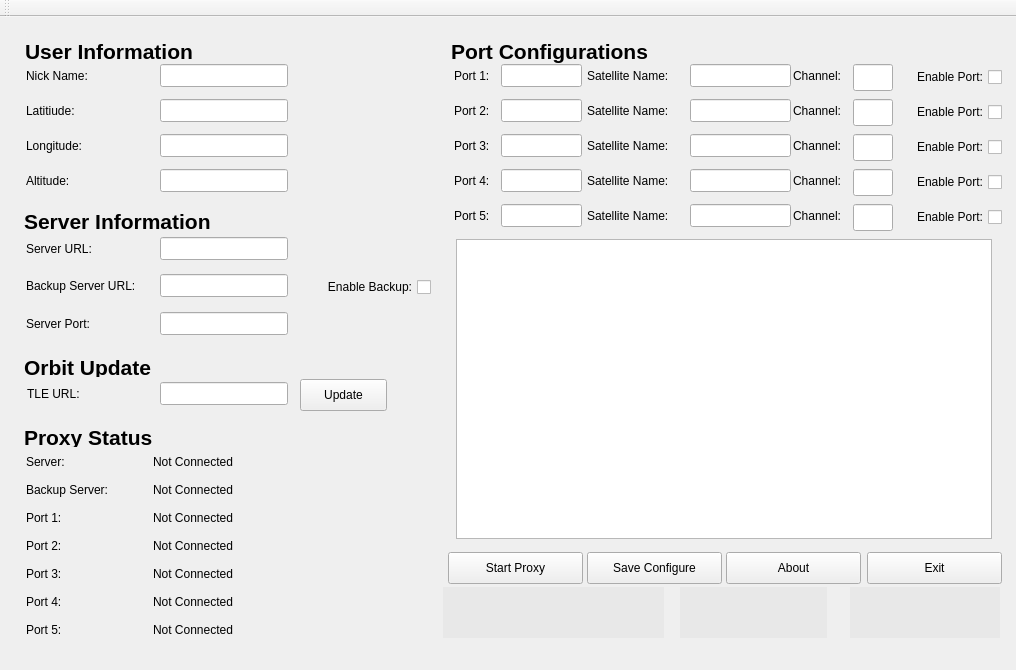
<?xml version="1.0" encoding="UTF-8"?>
<ui version="4.0">
 <class>MainWindow</class>
 <widget class="QMainWindow" name="MainWindow">
  <property name="geometry">
   <rect>
    <x>0</x>
    <y>0</y>
    <width>1016</width>
    <height>670</height>
   </rect>
  </property>
  <property name="minimumSize">
   <size>
    <width>1016</width>
    <height>670</height>
   </size>
  </property>
  <property name="maximumSize">
   <size>
    <width>1016</width>
    <height>670</height>
   </size>
  </property>
  <property name="windowTitle">
   <string>Mun Downlink Proxy</string>
  </property>
  <property name="autoFillBackground">
   <bool>false</bool>
  </property>
  <widget class="QWidget" name="centralWidget">
   <property name="enabled">
    <bool>true</bool>
   </property>
   <property name="maximumSize">
    <size>
     <width>1016</width>
     <height>644</height>
    </size>
   </property>
   <widget class="QLabel" name="user_info_label">
    <property name="geometry">
     <rect>
      <x>25</x>
      <y>20</y>
      <width>171</width>
      <height>28</height>
     </rect>
    </property>
    <property name="minimumSize">
     <size>
      <width>128</width>
      <height>16</height>
     </size>
    </property>
    <property name="maximumSize">
     <size>
      <width>200</width>
      <height>200</height>
     </size>
    </property>
    <property name="font">
     <font>
      <family>Helvetica</family>
      <pointsize>16</pointsize>
      <weight>75</weight>
      <bold>true</bold>
     </font>
    </property>
    <property name="text">
     <string>User Information</string>
    </property>
    <property name="alignment">
     <set>Qt::AlignLeading|Qt::AlignLeft|Qt::AlignVCenter</set>
    </property>
    <property name="wordWrap">
     <bool>false</bool>
    </property>
   </widget>
   <widget class="QLabel" name="name_label">
    <property name="geometry">
     <rect>
      <x>26</x>
      <y>50</y>
      <width>75</width>
      <height>17</height>
     </rect>
    </property>
    <property name="sizePolicy">
     <sizepolicy hsizetype="Fixed" vsizetype="Fixed">
      <horstretch>0</horstretch>
      <verstretch>0</verstretch>
     </sizepolicy>
    </property>
    <property name="minimumSize">
     <size>
      <width>70</width>
      <height>16</height>
     </size>
    </property>
    <property name="maximumSize">
     <size>
      <width>200</width>
      <height>200</height>
     </size>
    </property>
    <property name="text">
     <string>Nick Name:</string>
    </property>
    <property name="alignment">
     <set>Qt::AlignLeading|Qt::AlignLeft|Qt::AlignVCenter</set>
    </property>
   </widget>
   <widget class="QLabel" name="lat_label">
    <property name="geometry">
     <rect>
      <x>26</x>
      <y>85</y>
      <width>64</width>
      <height>17</height>
     </rect>
    </property>
    <property name="sizePolicy">
     <sizepolicy hsizetype="Fixed" vsizetype="Fixed">
      <horstretch>0</horstretch>
      <verstretch>0</verstretch>
     </sizepolicy>
    </property>
    <property name="minimumSize">
     <size>
      <width>57</width>
      <height>16</height>
     </size>
    </property>
    <property name="maximumSize">
     <size>
      <width>200</width>
      <height>200</height>
     </size>
    </property>
    <property name="text">
     <string>Latitiude:</string>
    </property>
   </widget>
   <widget class="QLabel" name="long_label">
    <property name="geometry">
     <rect>
      <x>26</x>
      <y>120</y>
      <width>72</width>
      <height>17</height>
     </rect>
    </property>
    <property name="sizePolicy">
     <sizepolicy hsizetype="Fixed" vsizetype="Fixed">
      <horstretch>0</horstretch>
      <verstretch>0</verstretch>
     </sizepolicy>
    </property>
    <property name="minimumSize">
     <size>
      <width>65</width>
      <height>16</height>
     </size>
    </property>
    <property name="maximumSize">
     <size>
      <width>200</width>
      <height>200</height>
     </size>
    </property>
    <property name="text">
     <string>Longitude:</string>
    </property>
   </widget>
   <widget class="QLabel" name="alt_label">
    <property name="geometry">
     <rect>
      <x>26</x>
      <y>155</y>
      <width>59</width>
      <height>17</height>
     </rect>
    </property>
    <property name="sizePolicy">
     <sizepolicy hsizetype="Fixed" vsizetype="Fixed">
      <horstretch>0</horstretch>
      <verstretch>0</verstretch>
     </sizepolicy>
    </property>
    <property name="minimumSize">
     <size>
      <width>51</width>
      <height>16</height>
     </size>
    </property>
    <property name="maximumSize">
     <size>
      <width>200</width>
      <height>200</height>
     </size>
    </property>
    <property name="text">
     <string>Altitude:</string>
    </property>
   </widget>
   <widget class="QLabel" name="server_info_label">
    <property name="geometry">
     <rect>
      <x>24</x>
      <y>190</y>
      <width>190</width>
      <height>28</height>
     </rect>
    </property>
    <property name="maximumSize">
     <size>
      <width>200</width>
      <height>200</height>
     </size>
    </property>
    <property name="font">
     <font>
      <family>Helvetica</family>
      <pointsize>16</pointsize>
      <weight>75</weight>
      <bold>true</bold>
     </font>
    </property>
    <property name="text">
     <string>Server Information</string>
    </property>
    <property name="alignment">
     <set>Qt::AlignLeading|Qt::AlignLeft|Qt::AlignVCenter</set>
    </property>
    <property name="wordWrap">
     <bool>false</bool>
    </property>
   </widget>
   <widget class="QLabel" name="server_url_label">
    <property name="geometry">
     <rect>
      <x>26</x>
      <y>223</y>
      <width>77</width>
      <height>17</height>
     </rect>
    </property>
    <property name="minimumSize">
     <size>
      <width>73</width>
      <height>16</height>
     </size>
    </property>
    <property name="maximumSize">
     <size>
      <width>200</width>
      <height>200</height>
     </size>
    </property>
    <property name="text">
     <string>Server URL:</string>
    </property>
   </widget>
   <widget class="QLabel" name="backup_server_url_label">
    <property name="geometry">
     <rect>
      <x>26</x>
      <y>260</y>
      <width>129</width>
      <height>17</height>
     </rect>
    </property>
    <property name="minimumSize">
     <size>
      <width>121</width>
      <height>16</height>
     </size>
    </property>
    <property name="maximumSize">
     <size>
      <width>200</width>
      <height>200</height>
     </size>
    </property>
    <property name="text">
     <string>Backup Server URL:</string>
    </property>
   </widget>
   <widget class="QCheckBox" name="backup_enabled">
    <property name="geometry">
     <rect>
      <x>300</x>
      <y>259</y>
      <width>131</width>
      <height>22</height>
     </rect>
    </property>
    <property name="minimumSize">
     <size>
      <width>119</width>
      <height>20</height>
     </size>
    </property>
    <property name="maximumSize">
     <size>
      <width>200</width>
      <height>200</height>
     </size>
    </property>
    <property name="layoutDirection">
     <enum>Qt::RightToLeft</enum>
    </property>
    <property name="autoFillBackground">
     <bool>false</bool>
    </property>
    <property name="text">
     <string>Enable Backup:</string>
    </property>
    <property name="autoRepeatInterval">
     <number>100</number>
    </property>
    <property name="tristate">
     <bool>false</bool>
    </property>
   </widget>
   <widget class="QLabel" name="server_port_label">
    <property name="geometry">
     <rect>
      <x>26</x>
      <y>298</y>
      <width>79</width>
      <height>17</height>
     </rect>
    </property>
    <property name="minimumSize">
     <size>
      <width>73</width>
      <height>16</height>
     </size>
    </property>
    <property name="maximumSize">
     <size>
      <width>200</width>
      <height>200</height>
     </size>
    </property>
    <property name="text">
     <string>Server Port:</string>
    </property>
   </widget>
   <widget class="QLabel" name="proxy_status_label">
    <property name="geometry">
     <rect>
      <x>24</x>
      <y>410</y>
      <width>132</width>
      <height>20</height>
     </rect>
    </property>
    <property name="maximumSize">
     <size>
      <width>200</width>
      <height>200</height>
     </size>
    </property>
    <property name="font">
     <font>
      <family>Helvetica</family>
      <pointsize>16</pointsize>
      <weight>75</weight>
      <bold>true</bold>
     </font>
    </property>
    <property name="text">
     <string>Proxy Status</string>
    </property>
    <property name="alignment">
     <set>Qt::AlignLeading|Qt::AlignLeft|Qt::AlignVCenter</set>
    </property>
    <property name="wordWrap">
     <bool>false</bool>
    </property>
   </widget>
   <widget class="QLabel" name="server_label">
    <property name="geometry">
     <rect>
      <x>26</x>
      <y>436</y>
      <width>47</width>
      <height>17</height>
     </rect>
    </property>
    <property name="maximumSize">
     <size>
      <width>200</width>
      <height>200</height>
     </size>
    </property>
    <property name="text">
     <string>Server:</string>
    </property>
   </widget>
   <widget class="QLabel" name="server_status">
    <property name="geometry">
     <rect>
      <x>153</x>
      <y>436</y>
      <width>101</width>
      <height>17</height>
     </rect>
    </property>
    <property name="maximumSize">
     <size>
      <width>200</width>
      <height>200</height>
     </size>
    </property>
    <property name="text">
     <string>Not Connected</string>
    </property>
   </widget>
   <widget class="QLabel" name="backup_server_label">
    <property name="geometry">
     <rect>
      <x>26</x>
      <y>464</y>
      <width>99</width>
      <height>17</height>
     </rect>
    </property>
    <property name="maximumSize">
     <size>
      <width>200</width>
      <height>200</height>
     </size>
    </property>
    <property name="text">
     <string>Backup Server:</string>
    </property>
   </widget>
   <widget class="QLabel" name="backup_server_status">
    <property name="geometry">
     <rect>
      <x>153</x>
      <y>464</y>
      <width>101</width>
      <height>17</height>
     </rect>
    </property>
    <property name="maximumSize">
     <size>
      <width>200</width>
      <height>200</height>
     </size>
    </property>
    <property name="text">
     <string>Not Connected</string>
    </property>
   </widget>
   <widget class="QLabel" name="port1_label">
    <property name="geometry">
     <rect>
      <x>26</x>
      <y>492</y>
      <width>45</width>
      <height>17</height>
     </rect>
    </property>
    <property name="maximumSize">
     <size>
      <width>200</width>
      <height>200</height>
     </size>
    </property>
    <property name="text">
     <string>Port 1:</string>
    </property>
   </widget>
   <widget class="QLabel" name="port1_status">
    <property name="geometry">
     <rect>
      <x>153</x>
      <y>492</y>
      <width>101</width>
      <height>17</height>
     </rect>
    </property>
    <property name="maximumSize">
     <size>
      <width>200</width>
      <height>200</height>
     </size>
    </property>
    <property name="text">
     <string>Not Connected</string>
    </property>
   </widget>
   <widget class="QLabel" name="port2_status">
    <property name="geometry">
     <rect>
      <x>153</x>
      <y>520</y>
      <width>101</width>
      <height>17</height>
     </rect>
    </property>
    <property name="maximumSize">
     <size>
      <width>200</width>
      <height>200</height>
     </size>
    </property>
    <property name="text">
     <string>Not Connected</string>
    </property>
   </widget>
   <widget class="QLabel" name="port2_label">
    <property name="geometry">
     <rect>
      <x>26</x>
      <y>520</y>
      <width>45</width>
      <height>17</height>
     </rect>
    </property>
    <property name="maximumSize">
     <size>
      <width>200</width>
      <height>200</height>
     </size>
    </property>
    <property name="text">
     <string>Port 2:</string>
    </property>
   </widget>
   <widget class="QLabel" name="port3_label">
    <property name="geometry">
     <rect>
      <x>26</x>
      <y>548</y>
      <width>45</width>
      <height>17</height>
     </rect>
    </property>
    <property name="maximumSize">
     <size>
      <width>200</width>
      <height>200</height>
     </size>
    </property>
    <property name="text">
     <string>Port 3:</string>
    </property>
   </widget>
   <widget class="QLabel" name="port3_status">
    <property name="geometry">
     <rect>
      <x>153</x>
      <y>548</y>
      <width>101</width>
      <height>17</height>
     </rect>
    </property>
    <property name="maximumSize">
     <size>
      <width>200</width>
      <height>200</height>
     </size>
    </property>
    <property name="text">
     <string>Not Connected</string>
    </property>
   </widget>
   <widget class="QLabel" name="port4_status">
    <property name="geometry">
     <rect>
      <x>153</x>
      <y>576</y>
      <width>101</width>
      <height>17</height>
     </rect>
    </property>
    <property name="maximumSize">
     <size>
      <width>200</width>
      <height>200</height>
     </size>
    </property>
    <property name="text">
     <string>Not Connected</string>
    </property>
   </widget>
   <widget class="QLabel" name="port4_label">
    <property name="geometry">
     <rect>
      <x>26</x>
      <y>576</y>
      <width>45</width>
      <height>17</height>
     </rect>
    </property>
    <property name="maximumSize">
     <size>
      <width>200</width>
      <height>200</height>
     </size>
    </property>
    <property name="text">
     <string>Port 4:</string>
    </property>
   </widget>
   <widget class="QLabel" name="port5_label">
    <property name="geometry">
     <rect>
      <x>26</x>
      <y>604</y>
      <width>45</width>
      <height>17</height>
     </rect>
    </property>
    <property name="maximumSize">
     <size>
      <width>200</width>
      <height>200</height>
     </size>
    </property>
    <property name="text">
     <string>Port 5:</string>
    </property>
   </widget>
   <widget class="QLabel" name="port5_status">
    <property name="geometry">
     <rect>
      <x>153</x>
      <y>604</y>
      <width>101</width>
      <height>17</height>
     </rect>
    </property>
    <property name="maximumSize">
     <size>
      <width>200</width>
      <height>200</height>
     </size>
    </property>
    <property name="text">
     <string>Not Connected</string>
    </property>
   </widget>
   <widget class="QLabel" name="orbit_label">
    <property name="geometry">
     <rect>
      <x>24</x>
      <y>340</y>
      <width>131</width>
      <height>20</height>
     </rect>
    </property>
    <property name="sizePolicy">
     <sizepolicy hsizetype="Preferred" vsizetype="Preferred">
      <horstretch>97</horstretch>
      <verstretch>16</verstretch>
     </sizepolicy>
    </property>
    <property name="minimumSize">
     <size>
      <width>97</width>
      <height>16</height>
     </size>
    </property>
    <property name="maximumSize">
     <size>
      <width>200</width>
      <height>200</height>
     </size>
    </property>
    <property name="font">
     <font>
      <family>Helvetica</family>
      <pointsize>16</pointsize>
      <weight>75</weight>
      <bold>true</bold>
     </font>
    </property>
    <property name="text">
     <string>Orbit Update</string>
    </property>
    <property name="alignment">
     <set>Qt::AlignLeading|Qt::AlignLeft|Qt::AlignVCenter</set>
    </property>
    <property name="wordWrap">
     <bool>false</bool>
    </property>
   </widget>
   <widget class="QLabel" name="tle_url_label">
    <property name="geometry">
     <rect>
      <x>27</x>
      <y>368</y>
      <width>59</width>
      <height>17</height>
     </rect>
    </property>
    <property name="sizePolicy">
     <sizepolicy hsizetype="Expanding" vsizetype="Expanding">
      <horstretch>0</horstretch>
      <verstretch>0</verstretch>
     </sizepolicy>
    </property>
    <property name="minimumSize">
     <size>
      <width>0</width>
      <height>0</height>
     </size>
    </property>
    <property name="maximumSize">
     <size>
      <width>200</width>
      <height>200</height>
     </size>
    </property>
    <property name="text">
     <string>TLE URL:</string>
    </property>
   </widget>
   <widget class="QPushButton" name="update_button">
    <property name="geometry">
     <rect>
      <x>300</x>
      <y>362</y>
      <width>87</width>
      <height>32</height>
     </rect>
    </property>
    <property name="sizePolicy">
     <sizepolicy hsizetype="Expanding" vsizetype="Expanding">
      <horstretch>0</horstretch>
      <verstretch>0</verstretch>
     </sizepolicy>
    </property>
    <property name="minimumSize">
     <size>
      <width>87</width>
      <height>32</height>
     </size>
    </property>
    <property name="maximumSize">
     <size>
      <width>87</width>
      <height>32</height>
     </size>
    </property>
    <property name="text">
     <string>Update</string>
    </property>
   </widget>
   <widget class="QLabel" name="port_config_label">
    <property name="geometry">
     <rect>
      <x>451</x>
      <y>20</y>
      <width>200</width>
      <height>28</height>
     </rect>
    </property>
    <property name="maximumSize">
     <size>
      <width>200</width>
      <height>200</height>
     </size>
    </property>
    <property name="font">
     <font>
      <family>Helvetica</family>
      <pointsize>16</pointsize>
      <weight>75</weight>
      <bold>true</bold>
     </font>
    </property>
    <property name="text">
     <string>Port Configurations</string>
    </property>
    <property name="alignment">
     <set>Qt::AlignLeading|Qt::AlignLeft|Qt::AlignVCenter</set>
    </property>
    <property name="wordWrap">
     <bool>false</bool>
    </property>
   </widget>
   <widget class="QTextEdit" name="log_text">
    <property name="geometry">
     <rect>
      <x>456</x>
      <y>222</y>
      <width>536</width>
      <height>300</height>
     </rect>
    </property>
    <property name="minimumSize">
     <size>
      <width>536</width>
      <height>300</height>
     </size>
    </property>
    <property name="maximumSize">
     <size>
      <width>536</width>
      <height>300</height>
     </size>
    </property>
    <property name="readOnly">
     <bool>true</bool>
    </property>
   </widget>
   <widget class="QLabel" name="port1_label_2">
    <property name="geometry">
     <rect>
      <x>454</x>
      <y>50</y>
      <width>45</width>
      <height>17</height>
     </rect>
    </property>
    <property name="maximumSize">
     <size>
      <width>200</width>
      <height>200</height>
     </size>
    </property>
    <property name="text">
     <string>Port 1:</string>
    </property>
   </widget>
   <widget class="QLabel" name="sat1_name_label">
    <property name="geometry">
     <rect>
      <x>587</x>
      <y>50</y>
      <width>102</width>
      <height>17</height>
     </rect>
    </property>
    <property name="maximumSize">
     <size>
      <width>223</width>
      <height>200</height>
     </size>
    </property>
    <property name="text">
     <string>Satellite Name:</string>
    </property>
   </widget>
   <widget class="QCheckBox" name="port1_enabled">
    <property name="geometry">
     <rect>
      <x>890</x>
      <y>49</y>
      <width>112</width>
      <height>22</height>
     </rect>
    </property>
    <property name="maximumSize">
     <size>
      <width>200</width>
      <height>200</height>
     </size>
    </property>
    <property name="layoutDirection">
     <enum>Qt::RightToLeft</enum>
    </property>
    <property name="text">
     <string>Enable Port:</string>
    </property>
   </widget>
   <widget class="QLabel" name="port2_label_2">
    <property name="geometry">
     <rect>
      <x>454</x>
      <y>85</y>
      <width>45</width>
      <height>17</height>
     </rect>
    </property>
    <property name="maximumSize">
     <size>
      <width>200</width>
      <height>200</height>
     </size>
    </property>
    <property name="text">
     <string>Port 2:</string>
    </property>
   </widget>
   <widget class="QLabel" name="sat2_name_label">
    <property name="geometry">
     <rect>
      <x>587</x>
      <y>85</y>
      <width>102</width>
      <height>17</height>
     </rect>
    </property>
    <property name="maximumSize">
     <size>
      <width>200</width>
      <height>200</height>
     </size>
    </property>
    <property name="text">
     <string>Satellite Name:</string>
    </property>
   </widget>
   <widget class="QCheckBox" name="port2_enabled">
    <property name="geometry">
     <rect>
      <x>890</x>
      <y>84</y>
      <width>112</width>
      <height>22</height>
     </rect>
    </property>
    <property name="maximumSize">
     <size>
      <width>200</width>
      <height>200</height>
     </size>
    </property>
    <property name="layoutDirection">
     <enum>Qt::RightToLeft</enum>
    </property>
    <property name="text">
     <string>Enable Port:</string>
    </property>
   </widget>
   <widget class="QLabel" name="port3_label_2">
    <property name="geometry">
     <rect>
      <x>454</x>
      <y>120</y>
      <width>45</width>
      <height>17</height>
     </rect>
    </property>
    <property name="maximumSize">
     <size>
      <width>200</width>
      <height>200</height>
     </size>
    </property>
    <property name="text">
     <string>Port 3:</string>
    </property>
   </widget>
   <widget class="QLabel" name="sat3_name_label">
    <property name="geometry">
     <rect>
      <x>587</x>
      <y>120</y>
      <width>102</width>
      <height>17</height>
     </rect>
    </property>
    <property name="maximumSize">
     <size>
      <width>200</width>
      <height>200</height>
     </size>
    </property>
    <property name="text">
     <string>Satellite Name:</string>
    </property>
   </widget>
   <widget class="QCheckBox" name="port3_enabled">
    <property name="geometry">
     <rect>
      <x>890</x>
      <y>119</y>
      <width>112</width>
      <height>22</height>
     </rect>
    </property>
    <property name="maximumSize">
     <size>
      <width>200</width>
      <height>200</height>
     </size>
    </property>
    <property name="layoutDirection">
     <enum>Qt::RightToLeft</enum>
    </property>
    <property name="text">
     <string>Enable Port:</string>
    </property>
   </widget>
   <widget class="QLabel" name="port4_label_2">
    <property name="geometry">
     <rect>
      <x>454</x>
      <y>155</y>
      <width>45</width>
      <height>17</height>
     </rect>
    </property>
    <property name="maximumSize">
     <size>
      <width>200</width>
      <height>200</height>
     </size>
    </property>
    <property name="text">
     <string>Port 4:</string>
    </property>
   </widget>
   <widget class="QLabel" name="sat4_name_label">
    <property name="geometry">
     <rect>
      <x>587</x>
      <y>155</y>
      <width>102</width>
      <height>17</height>
     </rect>
    </property>
    <property name="maximumSize">
     <size>
      <width>200</width>
      <height>200</height>
     </size>
    </property>
    <property name="text">
     <string>Satellite Name:</string>
    </property>
   </widget>
   <widget class="QCheckBox" name="port4_enabled">
    <property name="geometry">
     <rect>
      <x>890</x>
      <y>154</y>
      <width>112</width>
      <height>22</height>
     </rect>
    </property>
    <property name="maximumSize">
     <size>
      <width>200</width>
      <height>200</height>
     </size>
    </property>
    <property name="layoutDirection">
     <enum>Qt::RightToLeft</enum>
    </property>
    <property name="text">
     <string>Enable Port:</string>
    </property>
   </widget>
   <widget class="QLabel" name="port5_label_2">
    <property name="geometry">
     <rect>
      <x>454</x>
      <y>190</y>
      <width>45</width>
      <height>17</height>
     </rect>
    </property>
    <property name="maximumSize">
     <size>
      <width>200</width>
      <height>200</height>
     </size>
    </property>
    <property name="text">
     <string>Port 5:</string>
    </property>
   </widget>
   <widget class="QLabel" name="sat5_name_label">
    <property name="geometry">
     <rect>
      <x>587</x>
      <y>190</y>
      <width>102</width>
      <height>17</height>
     </rect>
    </property>
    <property name="maximumSize">
     <size>
      <width>200</width>
      <height>200</height>
     </size>
    </property>
    <property name="text">
     <string>Satellite Name:</string>
    </property>
   </widget>
   <widget class="QCheckBox" name="port5_enabled">
    <property name="geometry">
     <rect>
      <x>890</x>
      <y>189</y>
      <width>112</width>
      <height>22</height>
     </rect>
    </property>
    <property name="maximumSize">
     <size>
      <width>200</width>
      <height>200</height>
     </size>
    </property>
    <property name="layoutDirection">
     <enum>Qt::RightToLeft</enum>
    </property>
    <property name="text">
     <string>Enable Port:</string>
    </property>
   </widget>
   <widget class="QPushButton" name="save_config_button">
    <property name="geometry">
     <rect>
      <x>587</x>
      <y>535</y>
      <width>135</width>
      <height>32</height>
     </rect>
    </property>
    <property name="sizePolicy">
     <sizepolicy hsizetype="Expanding" vsizetype="Expanding">
      <horstretch>0</horstretch>
      <verstretch>0</verstretch>
     </sizepolicy>
    </property>
    <property name="minimumSize">
     <size>
      <width>135</width>
      <height>32</height>
     </size>
    </property>
    <property name="maximumSize">
     <size>
      <width>135</width>
      <height>32</height>
     </size>
    </property>
    <property name="text">
     <string>Save Configure</string>
    </property>
   </widget>
   <widget class="QPushButton" name="start_proxy_button">
    <property name="geometry">
     <rect>
      <x>448</x>
      <y>535</y>
      <width>135</width>
      <height>32</height>
     </rect>
    </property>
    <property name="sizePolicy">
     <sizepolicy hsizetype="Expanding" vsizetype="Expanding">
      <horstretch>0</horstretch>
      <verstretch>0</verstretch>
     </sizepolicy>
    </property>
    <property name="minimumSize">
     <size>
      <width>135</width>
      <height>32</height>
     </size>
    </property>
    <property name="maximumSize">
     <size>
      <width>135</width>
      <height>32</height>
     </size>
    </property>
    <property name="text">
     <string>Start Proxy</string>
    </property>
   </widget>
   <widget class="QPushButton" name="exit_button">
    <property name="geometry">
     <rect>
      <x>867</x>
      <y>535</y>
      <width>135</width>
      <height>32</height>
     </rect>
    </property>
    <property name="sizePolicy">
     <sizepolicy hsizetype="Expanding" vsizetype="Expanding">
      <horstretch>0</horstretch>
      <verstretch>0</verstretch>
     </sizepolicy>
    </property>
    <property name="minimumSize">
     <size>
      <width>135</width>
      <height>32</height>
     </size>
    </property>
    <property name="maximumSize">
     <size>
      <width>135</width>
      <height>32</height>
     </size>
    </property>
    <property name="text">
     <string>Exit</string>
    </property>
   </widget>
   <widget class="QLineEdit" name="name_text">
    <property name="geometry">
     <rect>
      <x>160</x>
      <y>47</y>
      <width>128</width>
      <height>23</height>
     </rect>
    </property>
    <property name="minimumSize">
     <size>
      <width>128</width>
      <height>23</height>
     </size>
    </property>
    <property name="maximumSize">
     <size>
      <width>128</width>
      <height>23</height>
     </size>
    </property>
    <property name="maxLength">
     <number>15</number>
    </property>
   </widget>
   <widget class="QLineEdit" name="lat_text">
    <property name="geometry">
     <rect>
      <x>160</x>
      <y>82</y>
      <width>128</width>
      <height>23</height>
     </rect>
    </property>
    <property name="minimumSize">
     <size>
      <width>128</width>
      <height>23</height>
     </size>
    </property>
    <property name="maximumSize">
     <size>
      <width>128</width>
      <height>23</height>
     </size>
    </property>
    <property name="maxLength">
     <number>15</number>
    </property>
    <property name="echoMode">
     <enum>QLineEdit::Normal</enum>
    </property>
   </widget>
   <widget class="QLineEdit" name="long_text">
    <property name="geometry">
     <rect>
      <x>160</x>
      <y>117</y>
      <width>128</width>
      <height>23</height>
     </rect>
    </property>
    <property name="minimumSize">
     <size>
      <width>128</width>
      <height>23</height>
     </size>
    </property>
    <property name="maximumSize">
     <size>
      <width>128</width>
      <height>23</height>
     </size>
    </property>
    <property name="maxLength">
     <number>15</number>
    </property>
   </widget>
   <widget class="QLineEdit" name="alt_text">
    <property name="geometry">
     <rect>
      <x>160</x>
      <y>152</y>
      <width>128</width>
      <height>23</height>
     </rect>
    </property>
    <property name="minimumSize">
     <size>
      <width>128</width>
      <height>23</height>
     </size>
    </property>
    <property name="maximumSize">
     <size>
      <width>128</width>
      <height>23</height>
     </size>
    </property>
    <property name="maxLength">
     <number>15</number>
    </property>
   </widget>
   <widget class="QLineEdit" name="server_url_text">
    <property name="geometry">
     <rect>
      <x>160</x>
      <y>220</y>
      <width>128</width>
      <height>23</height>
     </rect>
    </property>
    <property name="minimumSize">
     <size>
      <width>128</width>
      <height>23</height>
     </size>
    </property>
    <property name="maximumSize">
     <size>
      <width>128</width>
      <height>23</height>
     </size>
    </property>
    <property name="maxLength">
     <number>128</number>
    </property>
   </widget>
   <widget class="QLineEdit" name="backup_server_url_text">
    <property name="geometry">
     <rect>
      <x>160</x>
      <y>257</y>
      <width>128</width>
      <height>23</height>
     </rect>
    </property>
    <property name="minimumSize">
     <size>
      <width>128</width>
      <height>23</height>
     </size>
    </property>
    <property name="maximumSize">
     <size>
      <width>128</width>
      <height>23</height>
     </size>
    </property>
    <property name="maxLength">
     <number>128</number>
    </property>
   </widget>
   <widget class="QLineEdit" name="server_port_text">
    <property name="geometry">
     <rect>
      <x>160</x>
      <y>295</y>
      <width>128</width>
      <height>23</height>
     </rect>
    </property>
    <property name="minimumSize">
     <size>
      <width>128</width>
      <height>23</height>
     </size>
    </property>
    <property name="maximumSize">
     <size>
      <width>128</width>
      <height>23</height>
     </size>
    </property>
    <property name="maxLength">
     <number>15</number>
    </property>
   </widget>
   <widget class="QLineEdit" name="tle_url_text">
    <property name="geometry">
     <rect>
      <x>160</x>
      <y>365</y>
      <width>128</width>
      <height>23</height>
     </rect>
    </property>
    <property name="minimumSize">
     <size>
      <width>128</width>
      <height>23</height>
     </size>
    </property>
    <property name="maximumSize">
     <size>
      <width>128</width>
      <height>23</height>
     </size>
    </property>
    <property name="maxLength">
     <number>128</number>
    </property>
   </widget>
   <widget class="QLineEdit" name="port1_text">
    <property name="geometry">
     <rect>
      <x>501</x>
      <y>47</y>
      <width>81</width>
      <height>23</height>
     </rect>
    </property>
    <property name="maximumSize">
     <size>
      <width>81</width>
      <height>23</height>
     </size>
    </property>
    <property name="maxLength">
     <number>15</number>
    </property>
   </widget>
   <widget class="QLineEdit" name="sat1_name_text">
    <property name="geometry">
     <rect>
      <x>690</x>
      <y>47</y>
      <width>101</width>
      <height>23</height>
     </rect>
    </property>
    <property name="maximumSize">
     <size>
      <width>101</width>
      <height>23</height>
     </size>
    </property>
    <property name="maxLength">
     <number>15</number>
    </property>
   </widget>
   <widget class="QLineEdit" name="port2_text">
    <property name="geometry">
     <rect>
      <x>501</x>
      <y>82</y>
      <width>81</width>
      <height>23</height>
     </rect>
    </property>
    <property name="maximumSize">
     <size>
      <width>81</width>
      <height>23</height>
     </size>
    </property>
    <property name="maxLength">
     <number>15</number>
    </property>
   </widget>
   <widget class="QLineEdit" name="sat2_name_text">
    <property name="geometry">
     <rect>
      <x>690</x>
      <y>82</y>
      <width>101</width>
      <height>23</height>
     </rect>
    </property>
    <property name="maximumSize">
     <size>
      <width>101</width>
      <height>23</height>
     </size>
    </property>
    <property name="maxLength">
     <number>15</number>
    </property>
   </widget>
   <widget class="QLineEdit" name="port3_text">
    <property name="geometry">
     <rect>
      <x>501</x>
      <y>117</y>
      <width>81</width>
      <height>23</height>
     </rect>
    </property>
    <property name="maximumSize">
     <size>
      <width>81</width>
      <height>23</height>
     </size>
    </property>
    <property name="maxLength">
     <number>15</number>
    </property>
   </widget>
   <widget class="QLineEdit" name="sat3_name_text">
    <property name="geometry">
     <rect>
      <x>690</x>
      <y>117</y>
      <width>101</width>
      <height>23</height>
     </rect>
    </property>
    <property name="maximumSize">
     <size>
      <width>101</width>
      <height>23</height>
     </size>
    </property>
    <property name="maxLength">
     <number>15</number>
    </property>
   </widget>
   <widget class="QLineEdit" name="port4_text">
    <property name="geometry">
     <rect>
      <x>501</x>
      <y>152</y>
      <width>81</width>
      <height>23</height>
     </rect>
    </property>
    <property name="maximumSize">
     <size>
      <width>81</width>
      <height>23</height>
     </size>
    </property>
    <property name="maxLength">
     <number>15</number>
    </property>
   </widget>
   <widget class="QLineEdit" name="sat4_name_text">
    <property name="geometry">
     <rect>
      <x>690</x>
      <y>152</y>
      <width>101</width>
      <height>23</height>
     </rect>
    </property>
    <property name="maximumSize">
     <size>
      <width>101</width>
      <height>23</height>
     </size>
    </property>
    <property name="maxLength">
     <number>15</number>
    </property>
   </widget>
   <widget class="QLineEdit" name="port5_text">
    <property name="geometry">
     <rect>
      <x>501</x>
      <y>187</y>
      <width>81</width>
      <height>23</height>
     </rect>
    </property>
    <property name="maximumSize">
     <size>
      <width>81</width>
      <height>23</height>
     </size>
    </property>
    <property name="maxLength">
     <number>15</number>
    </property>
   </widget>
   <widget class="QLineEdit" name="sat5_name_text">
    <property name="geometry">
     <rect>
      <x>690</x>
      <y>187</y>
      <width>101</width>
      <height>23</height>
     </rect>
    </property>
    <property name="maximumSize">
     <size>
      <width>101</width>
      <height>23</height>
     </size>
    </property>
    <property name="maxLength">
     <number>15</number>
    </property>
   </widget>
   <widget class="QLabel" name="channel1_label">
    <property name="geometry">
     <rect>
      <x>793</x>
      <y>50</y>
      <width>58</width>
      <height>17</height>
     </rect>
    </property>
    <property name="text">
     <string>Channel:</string>
    </property>
   </widget>
   <widget class="QLineEdit" name="channel1_text">
    <property name="geometry">
     <rect>
      <x>853</x>
      <y>47</y>
      <width>40</width>
      <height>27</height>
     </rect>
    </property>
   </widget>
   <widget class="QLabel" name="channel2_label">
    <property name="geometry">
     <rect>
      <x>793</x>
      <y>85</y>
      <width>58</width>
      <height>17</height>
     </rect>
    </property>
    <property name="text">
     <string>Channel:</string>
    </property>
   </widget>
   <widget class="QLabel" name="channel3_label">
    <property name="geometry">
     <rect>
      <x>793</x>
      <y>120</y>
      <width>58</width>
      <height>17</height>
     </rect>
    </property>
    <property name="text">
     <string>Channel:</string>
    </property>
   </widget>
   <widget class="QLabel" name="channel4_label">
    <property name="geometry">
     <rect>
      <x>793</x>
      <y>155</y>
      <width>58</width>
      <height>17</height>
     </rect>
    </property>
    <property name="text">
     <string>Channel:</string>
    </property>
   </widget>
   <widget class="QLabel" name="channel5_label">
    <property name="geometry">
     <rect>
      <x>793</x>
      <y>190</y>
      <width>58</width>
      <height>17</height>
     </rect>
    </property>
    <property name="text">
     <string>Channel:</string>
    </property>
   </widget>
   <widget class="QLineEdit" name="channel2_text">
    <property name="geometry">
     <rect>
      <x>853</x>
      <y>82</y>
      <width>40</width>
      <height>27</height>
     </rect>
    </property>
   </widget>
   <widget class="QLineEdit" name="channel3_text">
    <property name="geometry">
     <rect>
      <x>853</x>
      <y>117</y>
      <width>40</width>
      <height>27</height>
     </rect>
    </property>
   </widget>
   <widget class="QLineEdit" name="channel4_text">
    <property name="geometry">
     <rect>
      <x>853</x>
      <y>152</y>
      <width>40</width>
      <height>27</height>
     </rect>
    </property>
   </widget>
   <widget class="QLineEdit" name="channel5_text">
    <property name="geometry">
     <rect>
      <x>853</x>
      <y>187</y>
      <width>40</width>
      <height>27</height>
     </rect>
    </property>
   </widget>
   <widget class="QPushButton" name="about_button">
    <property name="geometry">
     <rect>
      <x>726</x>
      <y>535</y>
      <width>135</width>
      <height>32</height>
     </rect>
    </property>
    <property name="minimumSize">
     <size>
      <width>135</width>
      <height>32</height>
     </size>
    </property>
    <property name="maximumSize">
     <size>
      <width>135</width>
      <height>32</height>
     </size>
    </property>
    <property name="text">
     <string>About</string>
    </property>
   </widget>
   <widget class="QPushButton" name="hit_logo">
    <property name="geometry">
     <rect>
      <x>443</x>
      <y>570</y>
      <width>221</width>
      <height>51</height>
     </rect>
    </property>
    <property name="minimumSize">
     <size>
      <width>221</width>
      <height>51</height>
     </size>
    </property>
    <property name="maximumSize">
     <size>
      <width>221</width>
      <height>51</height>
     </size>
    </property>
    <property name="styleSheet">
     <string notr="true">background-color:rgb(232, 232, 232);
border: none</string>
    </property>
    <property name="text">
     <string/>
    </property>
    <property name="icon">
     <iconset>
      <normaloff>logo/hit.png</normaloff>logo/hit.png</iconset>
    </property>
    <property name="iconSize">
     <size>
      <width>221</width>
      <height>51</height>
     </size>
    </property>
   </widget>
   <widget class="QPushButton" name="by2hit_logo">
    <property name="geometry">
     <rect>
      <x>680</x>
      <y>570</y>
      <width>147</width>
      <height>51</height>
     </rect>
    </property>
    <property name="minimumSize">
     <size>
      <width>147</width>
      <height>51</height>
     </size>
    </property>
    <property name="maximumSize">
     <size>
      <width>147</width>
      <height>51</height>
     </size>
    </property>
    <property name="styleSheet">
     <string notr="true">background-color:rgb(232, 232, 232);
border: none</string>
    </property>
    <property name="icon">
     <iconset>
      <normaloff>logo/by2hit.png</normaloff>logo/by2hit.png</iconset>
    </property>
    <property name="iconSize">
     <size>
      <width>147</width>
      <height>51</height>
     </size>
    </property>
   </widget>
   <widget class="QPushButton" name="lilacsat_logo">
    <property name="geometry">
     <rect>
      <x>850</x>
      <y>570</y>
      <width>150</width>
      <height>51</height>
     </rect>
    </property>
    <property name="minimumSize">
     <size>
      <width>150</width>
      <height>51</height>
     </size>
    </property>
    <property name="maximumSize">
     <size>
      <width>150</width>
      <height>51</height>
     </size>
    </property>
    <property name="styleSheet">
     <string notr="true">background-color:rgb(232, 232, 232);
border: none</string>
    </property>
    <property name="icon">
     <iconset>
      <normaloff>logo/lilacsat.png</normaloff>logo/lilacsat.png</iconset>
    </property>
    <property name="iconSize">
     <size>
      <width>150</width>
      <height>51</height>
     </size>
    </property>
   </widget>
  </widget>
  <widget class="QMenuBar" name="menuBar">
   <property name="geometry">
    <rect>
     <x>0</x>
     <y>0</y>
     <width>1016</width>
     <height>22</height>
    </rect>
   </property>
  </widget>
  <widget class="QToolBar" name="mainToolBar">
   <attribute name="toolBarArea">
    <enum>TopToolBarArea</enum>
   </attribute>
   <attribute name="toolBarBreak">
    <bool>false</bool>
   </attribute>
  </widget>
 </widget>
 <layoutdefault spacing="6" margin="11"/>
 <resources/>
 <connections/>
</ui>
